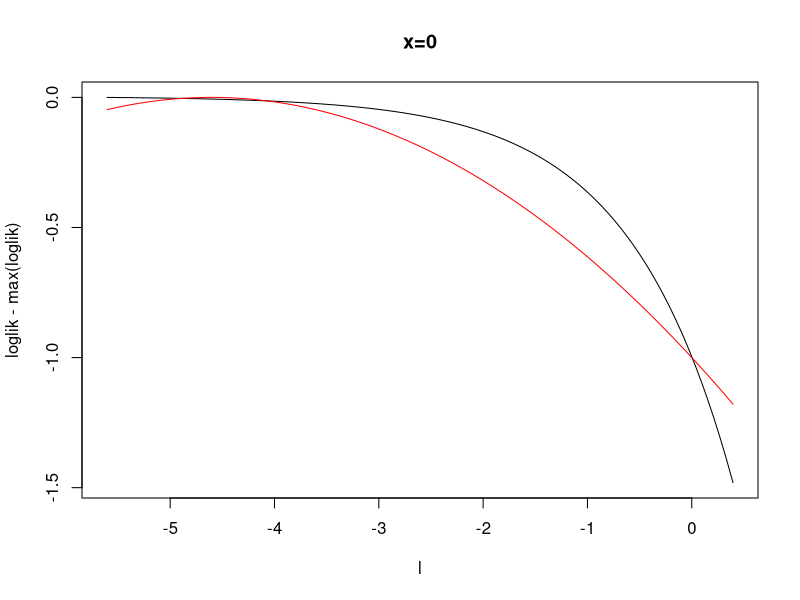
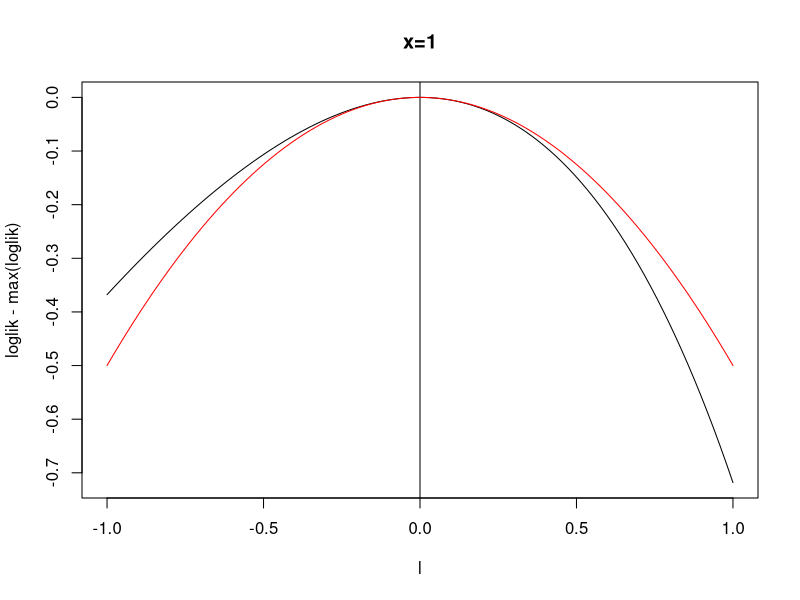
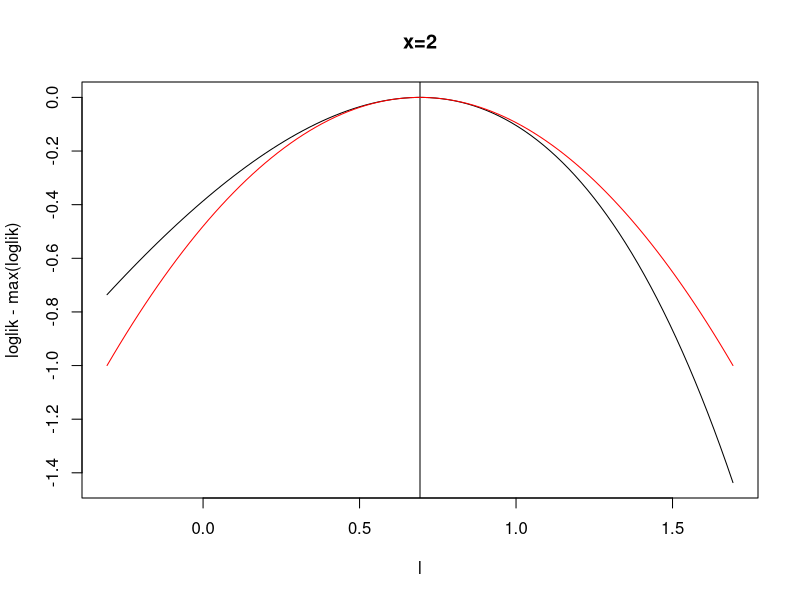
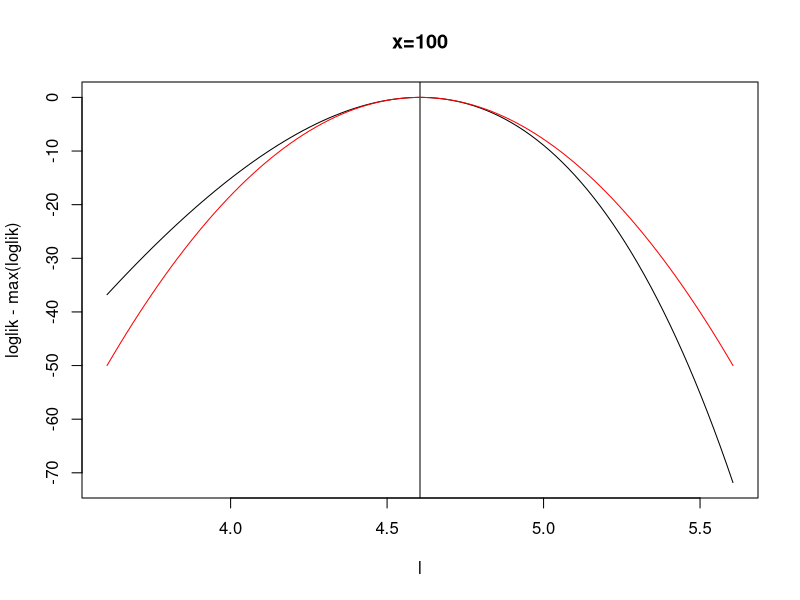
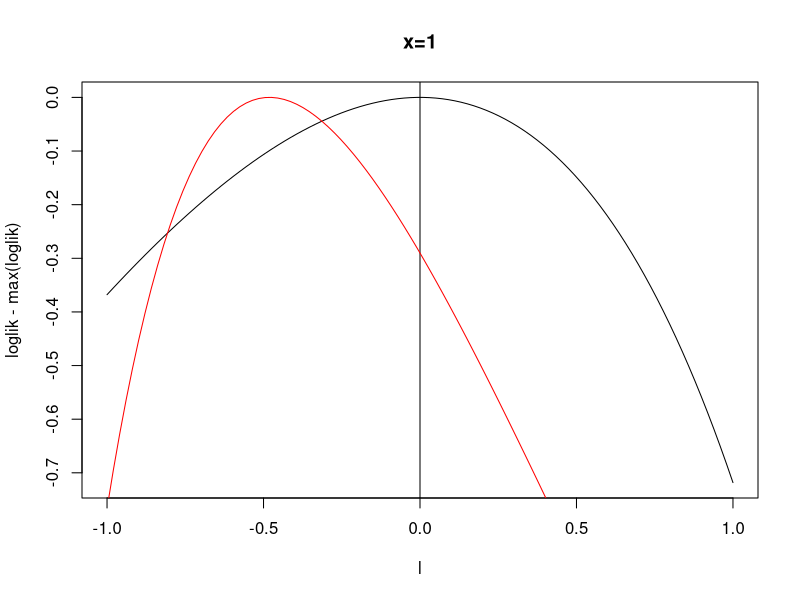
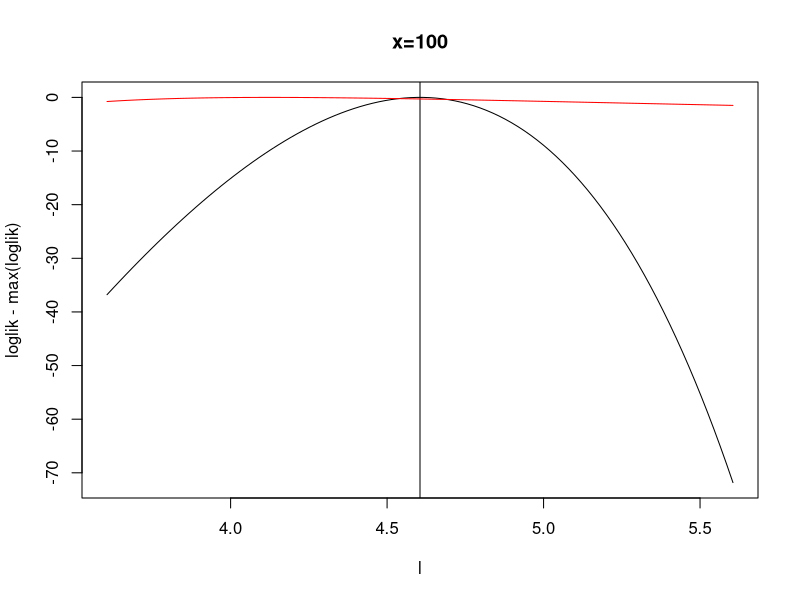
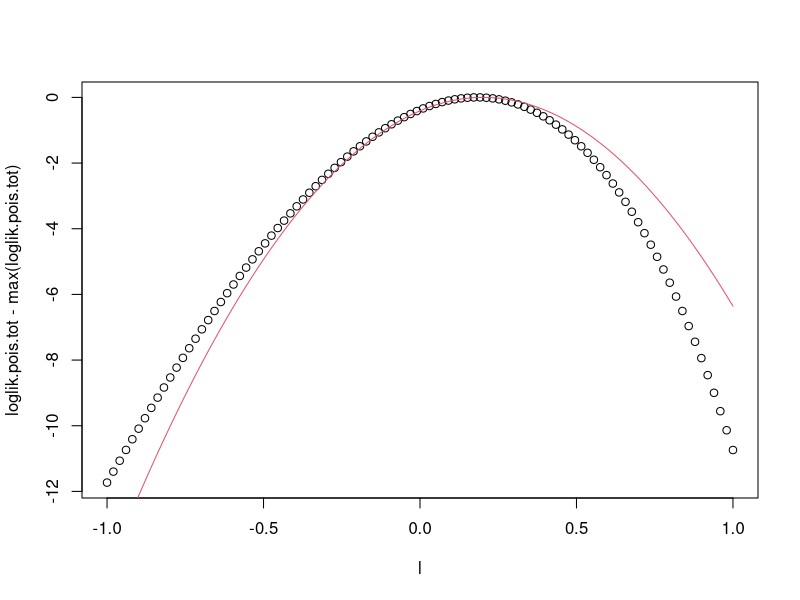
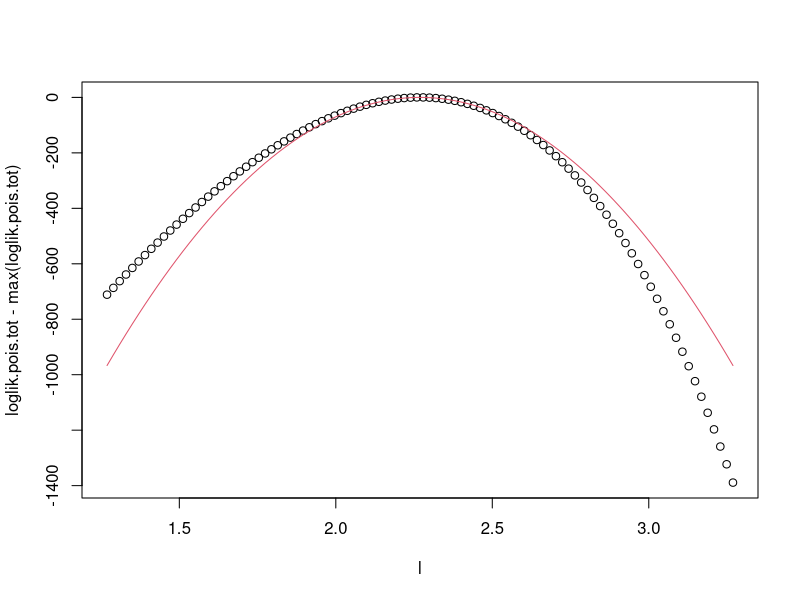

Recreate these plots in R, in order.
## ---- chunk 1
#
plot_poisson_loglik=function(x,range1=1,range2=1,...){
  m = ifelse(x==0,log(0.01),log(x))
  sd_approx = ifelse(x==0,-m/sqrt(2),exp(m)^-0.5)
  l = m + seq(-range1,range2,length=100)
  loglik = dpois(x,exp(l),log=TRUE)
  plot(l, loglik-max(loglik),type="l",...)
  abline(v=log(x))
  normlik = log(dnorm(l,m,sd=sd_approx))
  lines(l,normlik-max(normlik),col="red")
}
plot_poisson_loglik(0,main="x=0",range1=1,range2=5)
plot_poisson_loglik(1,main="x=1")
plot_poisson_loglik(2,main="x=2")
plot_poisson_loglik(100,main="x=100")
## ---- chunk 2
plot_poisson_loglik2=function(x,range1=1,range2=1,...){
  m = ifelse(x==0,0,x)
  l = log(m) + seq(-range1,range2,length=100)
  loglik = dpois(x,exp(l),log=TRUE)
  plot(l, loglik-max(loglik),type="l",...)
  abline(v=log(x))
  normlik = log(dnorm(exp(l),m,sd=exp(l)))
  lines(l,normlik-max(normlik),col="red")
}
plot_poisson_loglik2(1,main="x=1")
plot_poisson_loglik2(100,main="x=100")
## ---- chunk 3
n=20
set.seed(1)
x = rpois(n,1)
y = ifelse(x==0,0.01,x)
m = (y-1)/(2*y)   #this was an error, but seems to work curiously well...
sd_approx = sqrt(1/(y)) 

m = (y-1)
sd_approx = rep(1,length(m))
#m=ifelse(x==0,log(0.01),log(x))
#sd_approx = ifelse(x==0,-m/sqrt(2),exp(m)^-0.5)
l = seq(-1,1,length=100)
loglik.pois = loglik.norm = matrix(0,nrow=n,ncol=100)
for(i in 1:n){loglik.pois[i,] = dpois(x[i],exp(l),log=TRUE)}
for(i in 1:n){loglik.norm[i,] = dnorm(m[i],l,sd=sd_approx[i],log=TRUE)}
loglik.pois.tot = apply(loglik.pois,2,sum)
loglik.norm.tot = apply(loglik.norm,2,sum)
plot(l,loglik.pois.tot-max(loglik.pois.tot))
lines(l,loglik.norm.tot-max(loglik.norm.tot),col=2)

## ---- chunk 4
n=200
set.seed(1)
x = rpois(n,10)

lambda0  = mean(x)
m = log(lambda0) + lambda0*(x-lambda0)
sd_approx = rep(sqrt(1/lambda0),n)
l = log(lambda0) + seq(-1,1,length=100)
loglik.pois = loglik.norm = matrix(0,nrow=n,ncol=100)
for(i in 1:n){loglik.pois[i,] = dpois(x[i],exp(l),log=TRUE)}
for(i in 1:n){loglik.norm[i,] = dnorm(m[i],l,sd=sd_approx[i],log=TRUE)}
loglik.pois.tot = apply(loglik.pois,2,sum)
loglik.norm.tot = apply(loglik.norm,2,sum)
plot(l,loglik.pois.tot-max(loglik.pois.tot))
lines(l,loglik.norm.tot-max(loglik.norm.tot),col=2)

